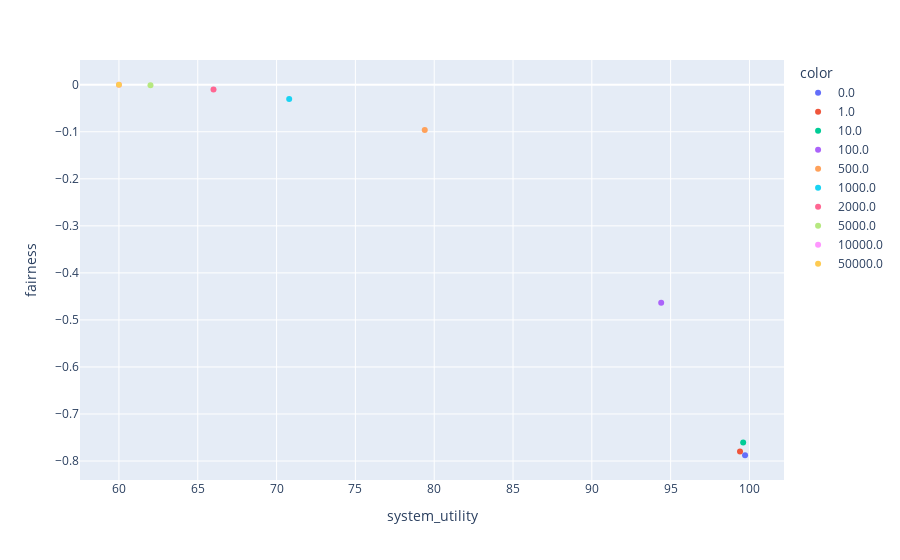

The notebook cell saved with this chart:
### Code cell
#plot fairnes vs system_utility
import plotly.express as px
px.scatter(df_, x="system_utility", y="fairness", color=df_.index.astype(str))

### Figure 1 — Plotly figure (JSON) as saved in the notebook; plotly's stock layout.template omitted (floating-point values rounded to 4 significant figures)
{"data": [{"hovertemplate": "color=0.0<br>system_utility=%{x}<br>fairness=%{y}<extra></extra>", "legendgroup": "0.0", "marker": {"color": "#636efa", "symbol": "circle"}, "mode": "markers", "name": "0.0", "orientation": "v", "showlegend": true, "type": "scatter", "x": [99.72], "xaxis": "x", "y": [-0.7877], "yaxis": "y"}, {"hovertemplate": "color=1.0<br>system_utility=%{x}<br>fairness=%{y}<extra></extra>", "legendgroup": "1.0", "marker": {"color": "#EF553B", "symbol": "circle"}, "mode": "markers", "name": "1.0", "orientation": "v", "showlegend": true, "type": "scatter", "x": [99.4], "xaxis": "x", "y": [-0.7798], "yaxis": "y"}, {"hovertemplate": "color=10.0<br>system_utility=%{x}<br>fairness=%{y}<extra></extra>", "legendgroup": "10.0", "marker": {"color": "#00cc96", "symbol": "circle"}, "mode": "markers", "name": "10.0", "orientation": "v", "showlegend": true, "type": "scatter", "x": [99.6], "xaxis": "x", "y": [-0.7604], "yaxis": "y"}, {"hovertemplate": "color=100.0<br>system_utility=%{x}<br>fairness=%{y}<extra></extra>", "legendgroup": "100.0", "marker": {"color": "#ab63fa", "symbol": "circle"}, "mode": "markers", "name": "100.0", "orientation": "v", "showlegend": true, "type": "scatter", "x": [94.4], "xaxis": "x", "y": [-0.4634], "yaxis": "y"}, {"hovertemplate": "color=500.0<br>system_utility=%{x}<br>fairness=%{y}<extra></extra>", "legendgroup": "500.0", "marker": {"color": "#FFA15A", "symbol": "circle"}, "mode": "markers", "name": "500.0", "orientation": "v", "showlegend": true, "type": "scatter", "x": [79.4], "xaxis": "x", "y": [-0.09635], "yaxis": "y"}, {"hovertemplate": "color=1000.0<br>system_utility=%{x}<br>fairness=%{y}<extra></extra>", "legendgroup": "1000.0", "marker": {"color": "#19d3f3", "symbol": "circle"}, "mode": "markers", "name": "1000.0", "orientation": "v", "showlegend": true, "type": "scatter", "x": [70.8], "xaxis": "x", "y": [-0.03038], "yaxis": "y"}, {"hovertemplate": "color=2000.0<br>system_utility=%{x}<br>fairness=%{y}<extra></extra>", "legendgroup": "2000.0", "marker": {"color": "#FF6692", "symbol": "circle"}, "mode": "markers", "name": "2000.0", "orientation": "v", "showlegend": true, "type": "scatter", "x": [66], "xaxis": "x", "y": [-0.009995], "yaxis": "y"}, {"hovertemplate": "color=5000.0<br>system_utility=%{x}<br>fairness=%{y}<extra></extra>", "legendgroup": "5000.0", "marker": {"color": "#B6E880", "symbol": "circle"}, "mode": "markers", "name": "5000.0", "orientation": "v", "showlegend": true, "type": "scatter", "x": [62], "xaxis": "x", "y": [-0.0009995], "yaxis": "y"}, {"hovertemplate": "color=10000.0<br>system_utility=%{x}<br>fairness=%{y}<extra></extra>", "legendgroup": "10000.0", "marker": {"color": "#FF97FF", "symbol": "circle"}, "mode": "markers", "name": "10000.0", "orientation": "v", "showlegend": true, "type": "scatter", "x": [60], "xaxis": "x", "y": [0], "yaxis": "y"}, {"hovertemplate": "color=50000.0<br>system_utility=%{x}<br>fairness=%{y}<extra></extra>", "legendgroup": "50000.0", "marker": {"color": "#FECB52", "symbol": "circle"}, "mode": "markers", "name": "50000.0", "orientation": "v", "showlegend": true, "type": "scatter", "x": [60], "xaxis": "x", "y": [0], "yaxis": "y"}], "layout": {"legend": {"title": {"text": "color"}, "tracegroupgap": 0}, "margin": {"t": 60}, "xaxis": {"anchor": "y", "domain": [0, 1], "title": {"text": "system_utility"}}, "yaxis": {"anchor": "x", "domain": [0, 1], "title": {"text": "fairness"}}}}
